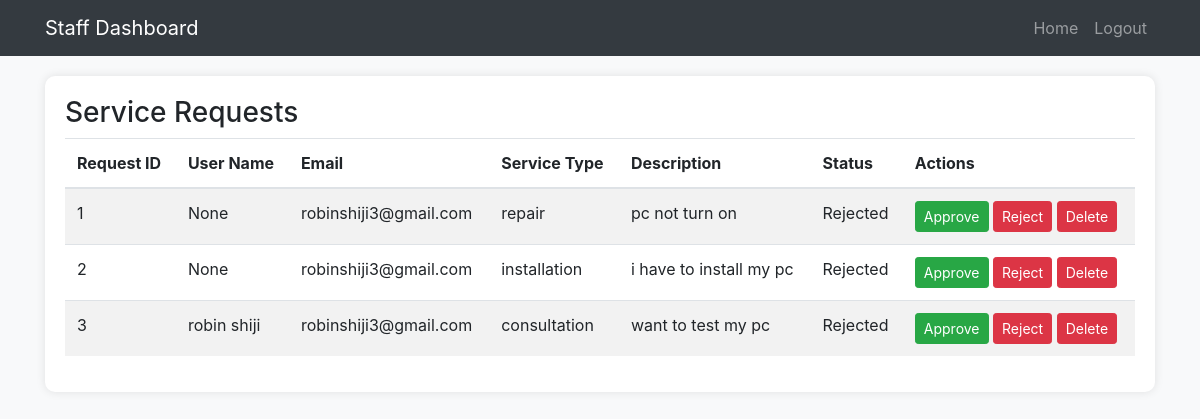
/staffpage/, run on an earlier commit of the app's database.
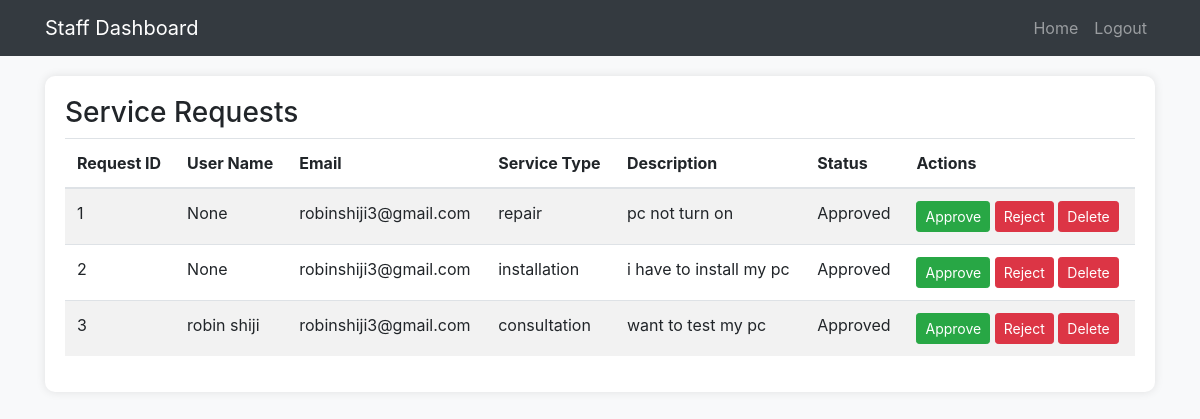
And on a later commit of the database.
### pc_app/models.py (models this page shows)
class services(models.Model):
    name=models.CharField(max_length=255 ,null=True)
    email=models.CharField(max_length=50)
    service_type=models.CharField(max_length=150)
    description=models.TextField()
    status = models.CharField(max_length=20, default='Pending')

### pc_app/views.py (the view)
# urls.py: path('staffpage/',views.staffpage,name='staffpage'),
def staffpage(request):
    req=services.objects.all()
    return render(request,'staff/staff_home.html' ,{'req':req})

### template/staff/staff_home.html (shortened to what this page needs)
<!DOCTYPE html>
<html lang="en">
<head>
    <link href="https://stackpath.bootstrapcdn.com/bootstrap/4.5.2/css/bootstrap.min.css" rel="stylesheet">
</head>
<body>
<nav class="navbar navbar-expand-lg navbar-dark bg-dark">
    <div class="container">
        <a class="navbar-brand" href="#">Staff Dashboard</a>
        <div class="collapse navbar-collapse" id="navbarNav">
            <ul class="navbar-nav ml-auto">
                <li class="nav-item">
                    <a class="nav-link" href="">Home</a>
                </li>
                <li class="nav-item">
                    <a class="nav-link" href="{% url 'logout' %}">Logout</a>
                </li>
            </ul>
        </div>
    </div>
</nav>
<div class="container">
    <div class="table-container">
        <h3>Service Requests</h3>
        <table class="table table-striped table-hover">
            <thead>
                <tr>
                    <th>Request ID</th>
                    <th>User Name</th>
                    <th>Email</th>
                    <th>Service Type</th>
                    <th>Description</th>
                    <th>Status</th>
                    <th>Actions</th>
                </tr>
            </thead>
            <tbody>
                {% for request in req %}
                <tr>
                    <td>{{ request.id }}</td>
                    <td>{{ request.name }}</td>
                    <td>{{ request.email }}</td>
                    <td>{{ request.service_type }}</td>
                    <td>{{ request.description }}</td>
                    <td>{{ request.status }}</td>
                    <td>
                        <a href="{% url 'approve_request' request.id %}" class="btn btn-success btn-sm">Approve</a>
                        <a href="{% url 'reject_request' request.id %}" class="btn btn-danger btn-sm">Reject</a>
                        <a href="{% url 'delete_request' request.id %}" class="btn btn-danger btn-sm">Delete</a>
                    </td>
                </tr>
                {% endfor %}
            </tbody>
        </table>
    </div>
</div>
</body>
</html>

What changed in the data, as far as the page shows it:
changed services "repair": status "Rejected" → "Approved"
changed services "installation": status "Rejected" → "Approved"
changed services "robin shiji": status "Rejected" → "Approved"
